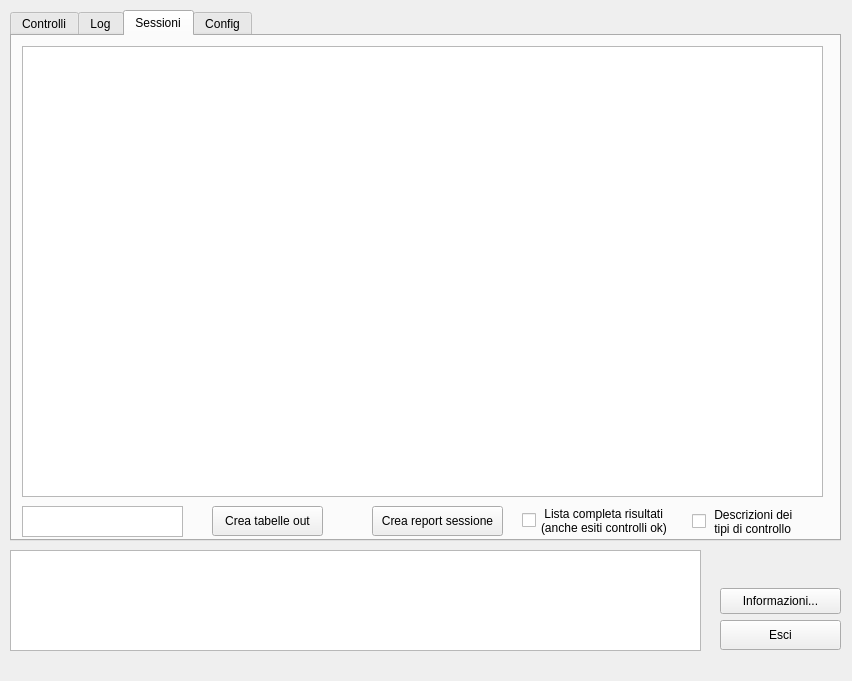
<?xml version="1.0" encoding="UTF-8"?>
<ui version="4.0">
 <class>MainWindow</class>
 <widget class="QMainWindow" name="MainWindow">
  <property name="geometry">
   <rect>
    <x>0</x>
    <y>0</y>
    <width>852</width>
    <height>681</height>
   </rect>
  </property>
  <property name="sizePolicy">
   <sizepolicy hsizetype="Fixed" vsizetype="Fixed">
    <horstretch>0</horstretch>
    <verstretch>0</verstretch>
   </sizepolicy>
  </property>
  <property name="minimumSize">
   <size>
    <width>852</width>
    <height>681</height>
   </size>
  </property>
  <property name="maximumSize">
   <size>
    <width>852</width>
    <height>681</height>
   </size>
  </property>
  <property name="windowTitle">
   <string>GeoControlli_RT</string>
  </property>
  <property name="windowIcon">
   <iconset>
    <normaloff>Main/GeoControlli.ico</normaloff>Main/GeoControlli.ico</iconset>
  </property>
  <property name="animated">
   <bool>true</bool>
  </property>
  <widget class="QWidget" name="centralwidget">
   <widget class="QTextBrowser" name="txtbOutMsgs">
    <property name="geometry">
     <rect>
      <x>10</x>
      <y>550</y>
      <width>691</width>
      <height>101</height>
     </rect>
    </property>
   </widget>
   <widget class="QPushButton" name="pbExit">
    <property name="geometry">
     <rect>
      <x>720</x>
      <y>620</y>
      <width>121</width>
      <height>30</height>
     </rect>
    </property>
    <property name="toolTip">
     <string>Esce dal programma</string>
    </property>
    <property name="text">
     <string>Esci</string>
    </property>
   </widget>
   <widget class="QTabWidget" name="tabWidget">
    <property name="geometry">
     <rect>
      <x>10</x>
      <y>10</y>
      <width>831</width>
      <height>531</height>
     </rect>
    </property>
    <property name="currentIndex">
     <number>2</number>
    </property>
    <widget class="QWidget" name="tabControls">
     <attribute name="title">
      <string>Controlli</string>
     </attribute>
     <widget class="QTreeWidget" name="trwControls">
      <property name="geometry">
       <rect>
        <x>7</x>
        <y>69</y>
        <width>391</width>
        <height>431</height>
       </rect>
      </property>
      <property name="rootIsDecorated">
       <bool>true</bool>
      </property>
      <property name="headerHidden">
       <bool>true</bool>
      </property>
      <column>
       <property name="text">
        <string notr="true">1</string>
       </property>
      </column>
     </widget>
     <widget class="QComboBox" name="cbContext">
      <property name="geometry">
       <rect>
        <x>610</x>
        <y>100</y>
        <width>201</width>
        <height>30</height>
       </rect>
      </property>
     </widget>
     <widget class="QLabel" name="label_8">
      <property name="geometry">
       <rect>
        <x>610</x>
        <y>80</y>
        <width>201</width>
        <height>16</height>
       </rect>
      </property>
      <property name="text">
       <string>Contesto:</string>
      </property>
      <property name="alignment">
       <set>Qt::AlignCenter</set>
      </property>
     </widget>
     <widget class="QPushButton" name="pbOpenDbDelivery">
      <property name="geometry">
       <rect>
        <x>770</x>
        <y>10</y>
        <width>41</width>
        <height>23</height>
       </rect>
      </property>
      <property name="toolTip">
       <string>&lt;html&gt;&lt;head/&gt;&lt;body&gt;&lt;p&gt;Scegliere il database SpatiaLite con i dati geografici da sottoporre a controllo&lt;/p&gt;&lt;/body&gt;&lt;/html&gt;</string>
      </property>
      <property name="text">
       <string>...</string>
      </property>
     </widget>
     <widget class="QLabel" name="laDbDelivery">
      <property name="geometry">
       <rect>
        <x>10</x>
        <y>12</y>
        <width>131</width>
        <height>16</height>
       </rect>
      </property>
      <property name="text">
       <string>&lt;html&gt;&lt;head/&gt;&lt;body&gt;&lt;p&gt;DB dati da controllare:&lt;/p&gt;&lt;/body&gt;&lt;/html&gt;</string>
      </property>
     </widget>
     <widget class="QLineEdit" name="leDbDelivery">
      <property name="geometry">
       <rect>
        <x>160</x>
        <y>10</y>
        <width>601</width>
        <height>20</height>
       </rect>
      </property>
      <property name="toolTip">
       <string>&lt;html&gt;&lt;head/&gt;&lt;body&gt;&lt;p&gt;File del database SpatiaLite con i dati geografici da sottoporre a controllo&lt;/p&gt;&lt;/body&gt;&lt;/html&gt;</string>
      </property>
     </widget>
     <widget class="QPushButton" name="pbSaveChkCtrl">
      <property name="enabled">
       <bool>false</bool>
      </property>
      <property name="geometry">
       <rect>
        <x>410</x>
        <y>450</y>
        <width>101</width>
        <height>23</height>
       </rect>
      </property>
      <property name="toolTip">
       <string>&lt;html&gt;&lt;head/&gt;&lt;body&gt;&lt;p&gt;Salva l'insieme delle scelte effettuate sull'albero dei controlli&lt;/p&gt;&lt;/body&gt;&lt;/html&gt;</string>
      </property>
      <property name="text">
       <string>Salva scelte...</string>
      </property>
     </widget>
     <widget class="QPushButton" name="pbLoadChkCtrl">
      <property name="enabled">
       <bool>false</bool>
      </property>
      <property name="geometry">
       <rect>
        <x>410</x>
        <y>477</y>
        <width>101</width>
        <height>23</height>
       </rect>
      </property>
      <property name="toolTip">
       <string>&lt;html&gt;&lt;head/&gt;&lt;body&gt;&lt;p&gt;Carica nell'albero dei controlli l'insieme delle scelte salvate&lt;/p&gt;&lt;/body&gt;&lt;/html&gt;</string>
      </property>
      <property name="text">
       <string>Carica scelte...</string>
      </property>
     </widget>
     <widget class="QLabel" name="laDbLog">
      <property name="geometry">
       <rect>
        <x>10</x>
        <y>40</y>
        <width>141</width>
        <height>16</height>
       </rect>
      </property>
      <property name="text">
       <string>&lt;html&gt;&lt;head/&gt;&lt;body&gt;&lt;p&gt;DB diagnostica (output):&lt;/p&gt;&lt;/body&gt;&lt;/html&gt;</string>
      </property>
     </widget>
     <widget class="QLineEdit" name="leDbLog">
      <property name="geometry">
       <rect>
        <x>160</x>
        <y>40</y>
        <width>601</width>
        <height>20</height>
       </rect>
      </property>
      <property name="toolTip">
       <string>File del database SpatiaLite per la diagnostica di output</string>
      </property>
     </widget>
     <widget class="QPushButton" name="pbOpenDbLog">
      <property name="geometry">
       <rect>
        <x>770</x>
        <y>40</y>
        <width>41</width>
        <height>23</height>
       </rect>
      </property>
      <property name="toolTip">
       <string>&lt;html&gt;&lt;head/&gt;&lt;body&gt;&lt;p&gt;Scegliere il database SpatiaLite per la diagnostica di output&lt;/p&gt;&lt;/body&gt;&lt;/html&gt;</string>
      </property>
      <property name="text">
       <string>...</string>
      </property>
     </widget>
     <widget class="QPushButton" name="pbConnectDb">
      <property name="enabled">
       <bool>true</bool>
      </property>
      <property name="geometry">
       <rect>
        <x>410</x>
        <y>100</y>
        <width>191</width>
        <height>30</height>
       </rect>
      </property>
      <property name="toolTip">
       <string>&lt;html&gt;&lt;head/&gt;&lt;body&gt;&lt;p&gt;Eseguire le connessioni ai database di configurazione, dati e log&lt;/p&gt;&lt;/body&gt;&lt;/html&gt;</string>
      </property>
      <property name="text">
       <string>Connetti</string>
      </property>
     </widget>
     <widget class="QLabel" name="label_9">
      <property name="geometry">
       <rect>
        <x>410</x>
        <y>80</y>
        <width>191</width>
        <height>16</height>
       </rect>
      </property>
      <property name="text">
       <string>Connessione ai database</string>
      </property>
      <property name="alignment">
       <set>Qt::AlignCenter</set>
      </property>
     </widget>
     <widget class="QGroupBox" name="gbSessCtrl">
      <property name="geometry">
       <rect>
        <x>410</x>
        <y>150</y>
        <width>401</width>
        <height>201</height>
       </rect>
      </property>
      <property name="title">
       <string>Sessione di controllo </string>
      </property>
      <property name="alignment">
       <set>Qt::AlignCenter</set>
      </property>
      <property name="flat">
       <bool>false</bool>
      </property>
      <widget class="QLabel" name="label_2">
       <property name="geometry">
        <rect>
         <x>10</x>
         <y>80</y>
         <width>61</width>
         <height>21</height>
        </rect>
       </property>
       <property name="text">
        <string>Operatore:</string>
       </property>
      </widget>
      <widget class="QLineEdit" name="leNote">
       <property name="geometry">
        <rect>
         <x>90</x>
         <y>110</y>
         <width>291</width>
         <height>20</height>
        </rect>
       </property>
       <property name="toolTip">
        <string>&lt;html&gt;&lt;head/&gt;&lt;body&gt;&lt;p&gt;Inserire eventuali note da asscoiare alla sessione di controllo&lt;/p&gt;&lt;/body&gt;&lt;/html&gt;</string>
       </property>
      </widget>
      <widget class="QLabel" name="label_3">
       <property name="geometry">
        <rect>
         <x>10</x>
         <y>110</y>
         <width>61</width>
         <height>21</height>
        </rect>
       </property>
       <property name="text">
        <string>Note:</string>
       </property>
      </widget>
      <widget class="QLineEdit" name="leDelivName">
       <property name="geometry">
        <rect>
         <x>90</x>
         <y>50</y>
         <width>291</width>
         <height>20</height>
        </rect>
       </property>
       <property name="toolTip">
        <string>Specificare il nome della consegna da associare alla sessione di controllo</string>
       </property>
      </widget>
      <widget class="QLabel" name="label">
       <property name="geometry">
        <rect>
         <x>10</x>
         <y>50</y>
         <width>61</width>
         <height>21</height>
        </rect>
       </property>
       <property name="text">
        <string>Consegna:</string>
       </property>
      </widget>
      <widget class="QLineEdit" name="leOperator">
       <property name="geometry">
        <rect>
         <x>90</x>
         <y>80</y>
         <width>291</width>
         <height>20</height>
        </rect>
       </property>
       <property name="toolTip">
        <string>&lt;html&gt;&lt;head/&gt;&lt;body&gt;&lt;p&gt;Specificare il codice dell'operatore da asscoiare alla sessione di controllo&lt;/p&gt;&lt;/body&gt;&lt;/html&gt;</string>
       </property>
      </widget>
      <widget class="QPushButton" name="pbExecuteControls">
       <property name="enabled">
        <bool>false</bool>
       </property>
       <property name="geometry">
        <rect>
         <x>210</x>
         <y>150</y>
         <width>171</width>
         <height>31</height>
        </rect>
       </property>
       <property name="minimumSize">
        <size>
         <width>0</width>
         <height>3</height>
        </size>
       </property>
       <property name="toolTip">
        <string>&lt;html&gt;&lt;head/&gt;&lt;body&gt;&lt;p&gt;Eseguire la serie dei controlli selezionati&lt;/p&gt;&lt;/body&gt;&lt;/html&gt;</string>
       </property>
       <property name="text">
        <string>Esegui controlli</string>
       </property>
      </widget>
      <widget class="QLabel" name="label_7">
       <property name="geometry">
        <rect>
         <x>10</x>
         <y>20</y>
         <width>251</width>
         <height>21</height>
        </rect>
       </property>
       <property name="text">
        <string>Informazioni da associare alla sessione:</string>
       </property>
      </widget>
     </widget>
     <widget class="QLabel" name="labSqliteVers">
      <property name="enabled">
       <bool>false</bool>
      </property>
      <property name="geometry">
       <rect>
        <x>660</x>
        <y>460</y>
        <width>151</width>
        <height>16</height>
       </rect>
      </property>
      <property name="text">
       <string/>
      </property>
     </widget>
     <widget class="QLabel" name="labSpatialiteVers">
      <property name="enabled">
       <bool>false</bool>
      </property>
      <property name="geometry">
       <rect>
        <x>660</x>
        <y>480</y>
        <width>151</width>
        <height>16</height>
       </rect>
      </property>
      <property name="text">
       <string/>
      </property>
     </widget>
    </widget>
    <widget class="QWidget" name="tabLog">
     <attribute name="title">
      <string>Log</string>
     </attribute>
     <widget class="QPushButton" name="pbTestSpatial">
      <property name="enabled">
       <bool>false</bool>
      </property>
      <property name="geometry">
       <rect>
        <x>130</x>
        <y>470</y>
        <width>110</width>
        <height>23</height>
       </rect>
      </property>
      <property name="toolTip">
       <string>Connect Repository Database</string>
      </property>
      <property name="text">
       <string>Test Spatial Query</string>
      </property>
     </widget>
     <widget class="QTextBrowser" name="txtbResults">
      <property name="geometry">
       <rect>
        <x>10</x>
        <y>10</y>
        <width>801</width>
        <height>451</height>
       </rect>
      </property>
      <property name="font">
       <font>
        <family>Courier New</family>
       </font>
      </property>
     </widget>
     <widget class="QPushButton" name="pbEmptyLogBox">
      <property name="enabled">
       <bool>true</bool>
      </property>
      <property name="geometry">
       <rect>
        <x>10</x>
        <y>470</y>
        <width>110</width>
        <height>30</height>
       </rect>
      </property>
      <property name="toolTip">
       <string>Svuota la lista di log</string>
      </property>
      <property name="text">
       <string>Svuota LOG</string>
      </property>
     </widget>
    </widget>
    <widget class="QWidget" name="tab">
     <attribute name="title">
      <string>Sessioni</string>
     </attribute>
     <widget class="QTableWidget" name="tbwSessions">
      <property name="geometry">
       <rect>
        <x>10</x>
        <y>10</y>
        <width>801</width>
        <height>451</height>
       </rect>
      </property>
      <property name="selectionBehavior">
       <enum>QAbstractItemView::SelectRows</enum>
      </property>
      <property name="sortingEnabled">
       <bool>true</bool>
      </property>
      <property name="wordWrap">
       <bool>false</bool>
      </property>
      <attribute name="verticalHeaderVisible">
       <bool>false</bool>
      </attribute>
     </widget>
     <widget class="QPushButton" name="pbReportSessione">
      <property name="enabled">
       <bool>true</bool>
      </property>
      <property name="geometry">
       <rect>
        <x>360</x>
        <y>470</y>
        <width>131</width>
        <height>30</height>
       </rect>
      </property>
      <property name="toolTip">
       <string>&lt;html&gt;&lt;head/&gt;&lt;body&gt;&lt;p&gt;Crea il report pdf con i risultati dalla sessione di controllo selezionata&lt;/p&gt;&lt;/body&gt;&lt;/html&gt;</string>
      </property>
      <property name="text">
       <string>Crea report sessione</string>
      </property>
     </widget>
     <widget class="QPushButton" name="pbOutTables">
      <property name="enabled">
       <bool>true</bool>
      </property>
      <property name="geometry">
       <rect>
        <x>200</x>
        <y>470</y>
        <width>111</width>
        <height>30</height>
       </rect>
      </property>
      <property name="toolTip">
       <string>&lt;html&gt;&lt;head/&gt;&lt;body&gt;&lt;p&gt;Crea le tabelle geografiche degli errori risultanti dalla sessione di controllo selezionata&lt;/p&gt;&lt;/body&gt;&lt;/html&gt;</string>
      </property>
      <property name="text">
       <string>Crea tabelle out</string>
      </property>
     </widget>
     <widget class="QTableView" name="tbvSessions">
      <property name="geometry">
       <rect>
        <x>10</x>
        <y>470</y>
        <width>161</width>
        <height>31</height>
       </rect>
      </property>
      <property name="lineWidth">
       <number>1</number>
      </property>
      <property name="midLineWidth">
       <number>0</number>
      </property>
      <property name="editTriggers">
       <set>QAbstractItemView::NoEditTriggers</set>
      </property>
      <property name="selectionMode">
       <enum>QAbstractItemView::SingleSelection</enum>
      </property>
      <property name="selectionBehavior">
       <enum>QAbstractItemView::SelectRows</enum>
      </property>
      <property name="sortingEnabled">
       <bool>true</bool>
      </property>
      <property name="wordWrap">
       <bool>false</bool>
      </property>
      <property name="cornerButtonEnabled">
       <bool>false</bool>
      </property>
      <attribute name="verticalHeaderVisible">
       <bool>false</bool>
      </attribute>
     </widget>
     <widget class="QCheckBox" name="cbOkResultsOut">
      <property name="geometry">
       <rect>
        <x>510</x>
        <y>469</y>
        <width>171</width>
        <height>31</height>
       </rect>
      </property>
      <property name="toolTip">
       <string>&lt;html&gt;&lt;head/&gt;&lt;body&gt;&lt;p&gt;Scrive nel report pdf anche i controlli in cui non si sono verificati errori (esito ok)&lt;/p&gt;&lt;/body&gt;&lt;/html&gt;</string>
      </property>
      <property name="text">
       <string> Lista completa risultati
(anche esiti controlli ok)</string>
      </property>
     </widget>
     <widget class="QCheckBox" name="cbDescrizOut">
      <property name="geometry">
       <rect>
        <x>680</x>
        <y>470</y>
        <width>131</width>
        <height>31</height>
       </rect>
      </property>
      <property name="toolTip">
       <string>&lt;html&gt;&lt;head/&gt;&lt;body&gt;&lt;p&gt;Scrive nel report pdf la descrizione del tipo di controllo (se diverso dal precedente)&lt;/p&gt;&lt;/body&gt;&lt;/html&gt;</string>
      </property>
      <property name="text">
       <string> Descrizioni dei
 tipi di controllo</string>
      </property>
     </widget>
    </widget>
    <widget class="QWidget" name="tabDbSelect">
     <attribute name="title">
      <string>Config</string>
     </attribute>
     <widget class="QLabel" name="laDbConfig">
      <property name="geometry">
       <rect>
        <x>30</x>
        <y>40</y>
        <width>121</width>
        <height>16</height>
       </rect>
      </property>
      <property name="text">
       <string>&lt;html&gt;&lt;head/&gt;&lt;body&gt;&lt;p&gt;DB di configurazione:&lt;/p&gt;&lt;/body&gt;&lt;/html&gt;</string>
      </property>
     </widget>
     <widget class="QPushButton" name="pbOpenDbConfig">
      <property name="geometry">
       <rect>
        <x>770</x>
        <y>60</y>
        <width>41</width>
        <height>23</height>
       </rect>
      </property>
      <property name="toolTip">
       <string>&lt;html&gt;&lt;head/&gt;&lt;body&gt;&lt;p&gt;Scegliere il database SpatiaLite con le configurazioni dei controlli&lt;/p&gt;&lt;/body&gt;&lt;/html&gt;</string>
      </property>
      <property name="text">
       <string>...</string>
      </property>
     </widget>
     <widget class="QLineEdit" name="leDbConfig">
      <property name="geometry">
       <rect>
        <x>20</x>
        <y>60</y>
        <width>741</width>
        <height>20</height>
       </rect>
      </property>
      <property name="toolTip">
       <string>Nome del database SpatiaLite con le configurazioni dei controlli</string>
      </property>
      <property name="readOnly">
       <bool>true</bool>
      </property>
     </widget>
     <widget class="QPushButton" name="pbCreateEmptyDbLog">
      <property name="geometry">
       <rect>
        <x>20</x>
        <y>430</y>
        <width>181</width>
        <height>23</height>
       </rect>
      </property>
      <property name="toolTip">
       <string>&lt;html&gt;&lt;head/&gt;&lt;body&gt;&lt;p&gt;Crea un database SpatiaLite vuoto con le impostazioni per essere usato come DB Diagnostico&lt;/p&gt;&lt;p&gt;&lt;br/&gt;&lt;/p&gt;&lt;/body&gt;&lt;/html&gt;</string>
      </property>
      <property name="text">
       <string>Crea DB Diagnostico vuoto</string>
      </property>
     </widget>
     <widget class="QPushButton" name="pbCreateModDoc">
      <property name="geometry">
       <rect>
        <x>20</x>
        <y>460</y>
        <width>181</width>
        <height>23</height>
       </rect>
      </property>
      <property name="toolTip">
       <string>&lt;html&gt;&lt;head/&gt;&lt;body&gt;&lt;p&gt;Crea la documentazione dei modelli dei controlli in formato PDF &lt;/p&gt;&lt;/body&gt;&lt;/html&gt;</string>
      </property>
      <property name="text">
       <string>Crea PDF documentaz. modelli</string>
      </property>
     </widget>
    </widget>
   </widget>
   <widget class="QPushButton" name="pbInfo">
    <property name="geometry">
     <rect>
      <x>720</x>
      <y>588</y>
      <width>121</width>
      <height>26</height>
     </rect>
    </property>
    <property name="text">
     <string>Informazioni...</string>
    </property>
   </widget>
  </widget>
  <widget class="QMenuBar" name="menubar">
   <property name="geometry">
    <rect>
     <x>0</x>
     <y>0</y>
     <width>852</width>
     <height>26</height>
    </rect>
   </property>
  </widget>
 </widget>
 <resources/>
 <connections/>
</ui>
